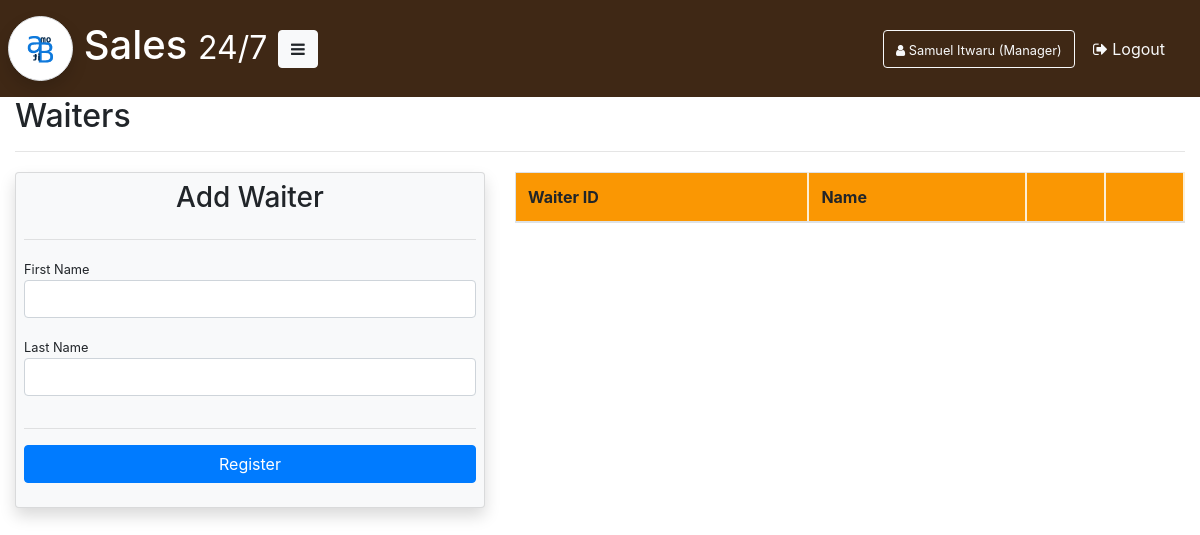
Before: /waiter/ (signed in) with the older database file.
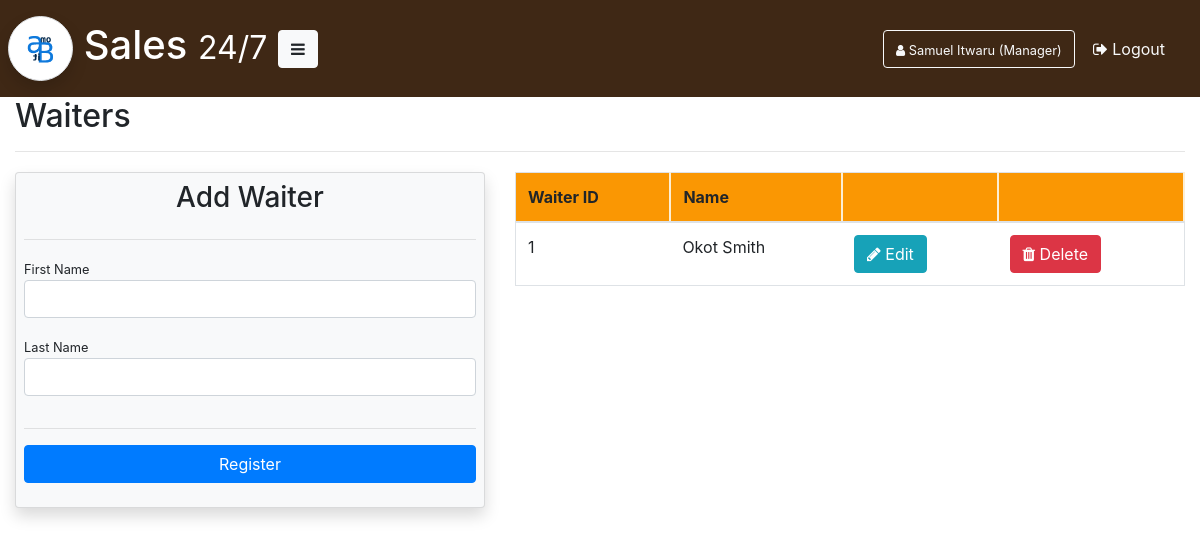
After: the same page with the newer database file.
### Application/database/model.py (models this page shows, shortened)
class Waiter(Base):
    __tablename__ = "waiter"
    id = Column(Integer, primary_key=True)
    first_name = Column(String(64))
    last_name = Column(String(64))
    orders = relationship("Order", backref="waiter")
    sales = relationship("Sale", backref="waiter")
    def read(self):
        return session.query(self).all()

### Application/blueprints/Waiter/waiter.py (the view)
@waiter.route("/")
@login_required
def get_waiters():
    waiters = Waiter.read(Waiter)
    return render_template("manager/waiters.html", mod=module, waiters=waiters)

### Application/__init__.py (called while the page is built)
@login_manager.user_loader
def load_user(user_id):
    return session.query(User).filter_by(id=user_id).first()

### Application/templates/manager/waiters.html (shortened to what this page needs)
{% extends 'manager/manager-base.html' %}
{% block content %}
<h2>Waiters</h2>
<hr>
{% if waiter_to_edit %}
<div class="row">
	<div class="col-md-12">
		<div class="login-content card bg-light shadow p-2">
			<form method="POST" action="{{url_for('waiter.edit_waiter')}}">
				<h3>Edit Waiter - {{ waiter_to_edit.last_name }}</h3>
				<hr>
				<div class="form-group">
					<input type="hidden" name="waiter" value="{{ waiter_to_edit.id }}"/>
					<label class="form-check-label">First Name</label>
					<input class="form-control" type="text" name="first-name" value="{{waiter_to_edit.first_name}}" required>
				</div>
				<div class="form-group">
					<label class="form-check-label">Last Name</label>
					<input class="form-control" type="text" name="last-name" value="{{waiter_to_edit.last_name}}" required>
				</div>
				<hr>
				<div class="form-group">
					<button type="submit" class="btn btn-primary btn-block">Update</button>
				</div>
			</form>
		</div>
	</div>
</div>
{% else %}
	<div class="row pt-1">
		<div class="col-md-5">
			<form method="POST" class="card shadow bg-light p-2" action="{{url_for('waiter.add_waiter')}}">
				<h3 class="text-center">Add Waiter</h3>
				<hr>
				<div class="form-group">
					<small class="form-check-label">First Name</small>
					<input class="form-control" type="text" name="first-name" required>
				</div>
				<div class="form-group">
					<small class="form-check-label">Last Name</small>
					<input class="form-control" type="text" name="last-name" required>
				</div>
				<hr>
				<div class="form-group">
					<button type="submit" class="btn btn-primary btn-block">Register</button>
				</div>
			</form>
		</div>
		<div class="col-md-7">
			<table class="table table-responsive-sm table-hover border">
				<thead>
				    <tr>
				    	<th scope="col">Waiter ID</th>
				    	<th scope="col">Name</th>
				    	<th scope="col"></th>
				    	<th scope="col"></th>
				    </tr>
				</thead>
				<tbody>
					{% for waiter in waiters %}
						<tr scope="row" style="cursor: pointer;">
							<td>{{waiter.id}}</td>
							<td>{{waiter.first_name}} {{waiter.last_name}}</td>
							<td>
								<form action="{{ url_for('waiter.edit_waiter') }}" >
									<button type="submit" class="btn btn-info"><span class="fa fa-pencil"></span> Edit</button>
								</form>
							</td>
							<td>
								<button type="submit" class="btn btn-danger" data-toggle="modal" data-target="#confirmDeleteWaiter{{waiter.id}}"><span class="fa fa-trash"></span> Delete</button>
							</td>
						</tr>
					{% endfor %}
				</tbody>
			</table>
		</div>
	</div>
{% endif %}
{% endblock	 %}

Changed rows visible on the page:
added Waiter: id "1", first_name "Okot", last_name "Smith"
